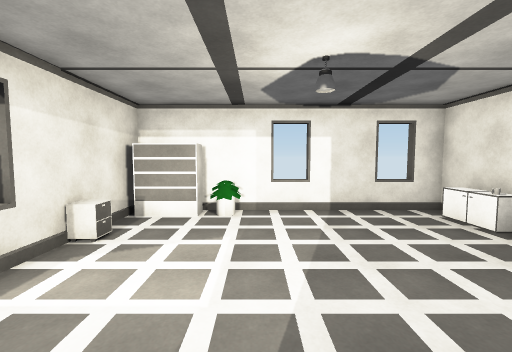
[1] (above)

16 first-person views from a walk through a 3-D level made in the Unity game engine. The camera is 1.5 m above the floor, tilts 4° down and sees 90° across. The floor is counted in squares, 1 m on a side. Each view is taken from the middle of a square. On the plan, view 1 faces up. The plan holds only what a view shows up to about 13 squares ahead; the rest is blank. The player is left out.

[2]
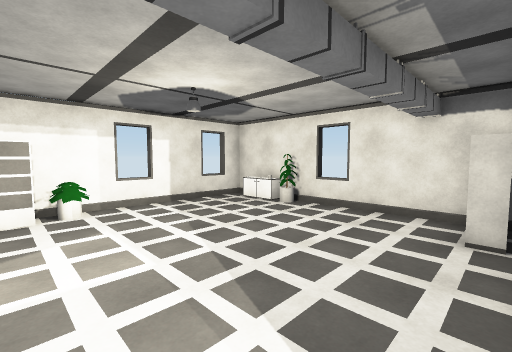

[3]
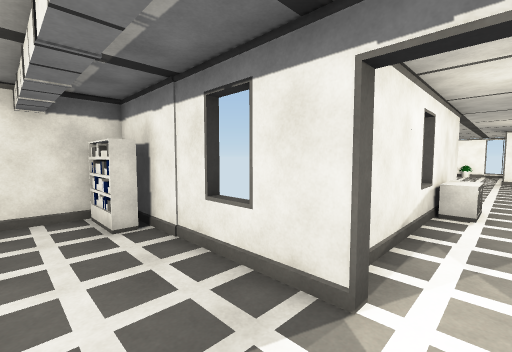

[4]
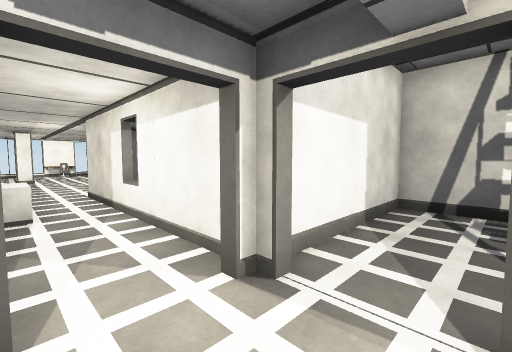

[5]
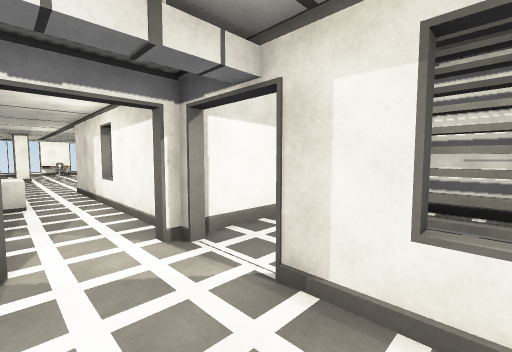

[6]
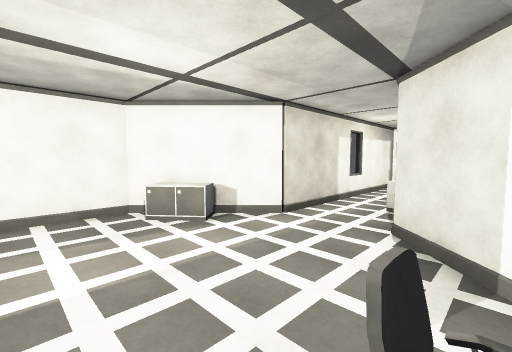

[7]
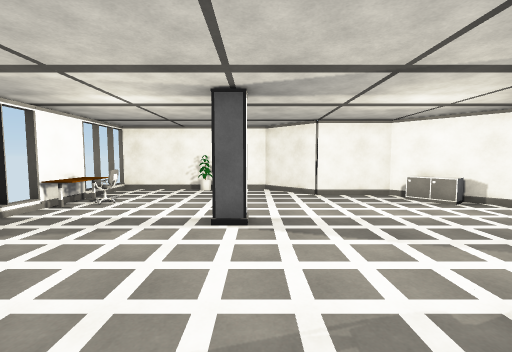

[8]
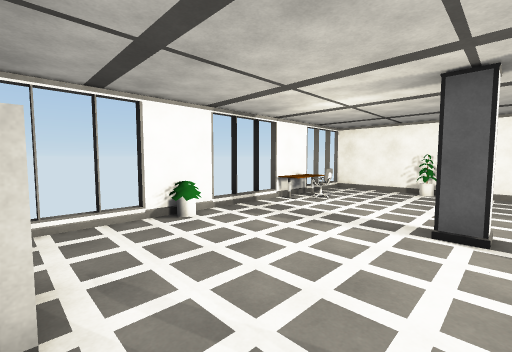

[9]
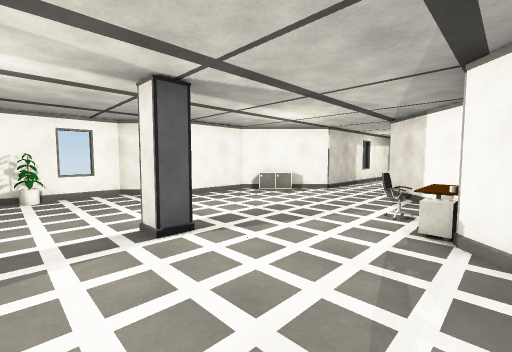

[10]
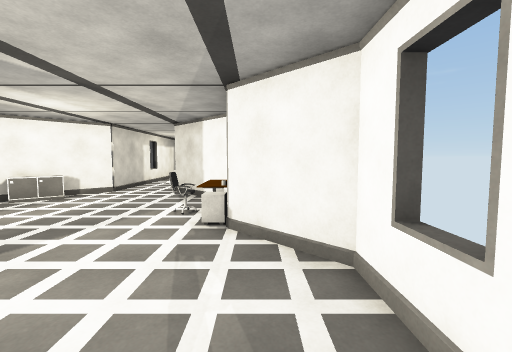

[11]
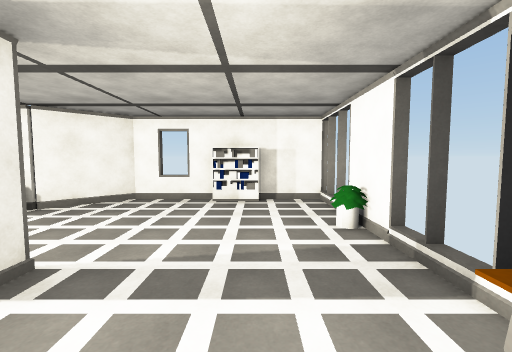

[12]
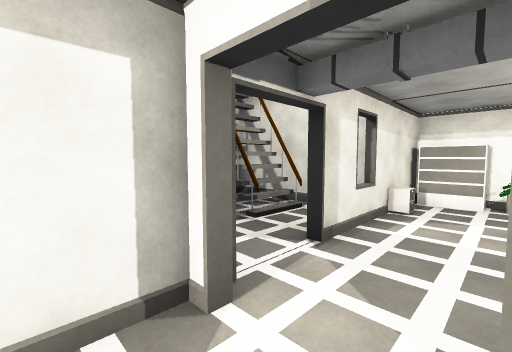

[13]
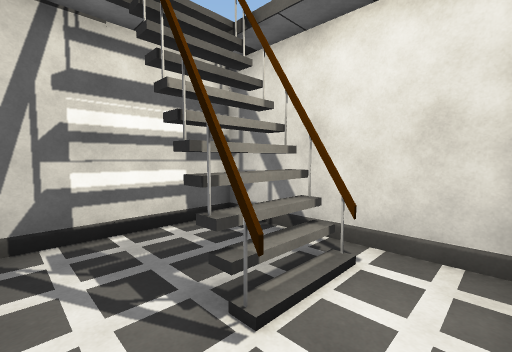

[14]
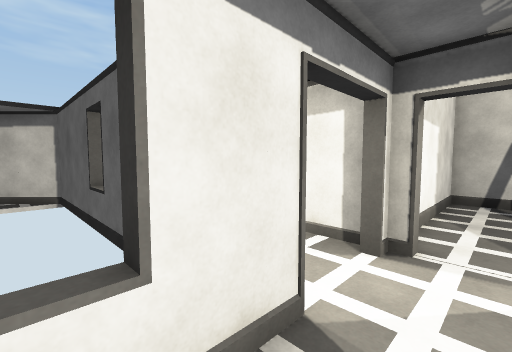

[15]
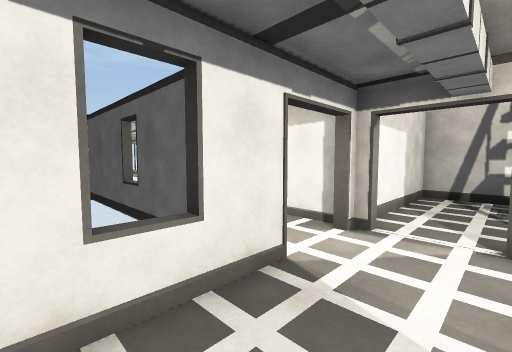

[16]
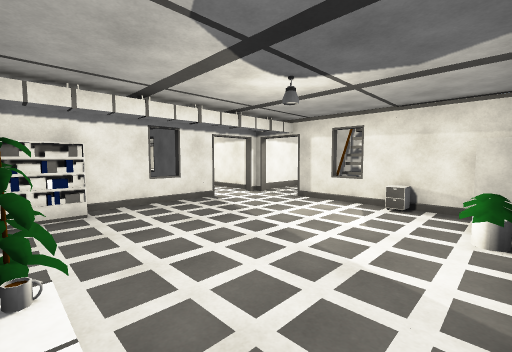

### Floor plan
Points are (right, up) in squares from view 1. A wall is a line through its corners. A room is listed if a view was taken in it or the views show most of it. See-through windows are left out.
Room 1 (views 1, 3, 4, 5, 14, 15, 16)
walls: (-1, -1.4) (3.5, -1.4); (5.4, 6.4) (5.4, 7.4) (-1.6, 7.4); (-3.4, 6.5) (-3.4, 1); (5.4, -0.5) (5.4, 3.5)
ways out: opening at (-2, -1) to room 2; opening at (-3, 0) to room 3
objects: cabinet (-3, 5); shelf (-3, 7) to (-2, 7); other object (-1, 7); shelf (4, -1) to (5, -1); other object (5, 4); mug (5, 5); cabinet (5, 6)
Room 2 (views 2, 6, 7, 8, 9, 10, 11, 12)
walls: (2.1, -13.2) (-0.6, -10.5) (-0.6, -8.4); (4.4, -21.5) (4.4, -18.5) (2.3, -16.5); (-1.6, -25.4) (-0.4, -25.4); (-5.9, -25.4) (-5.4, -25.4); (2.4, -25.4) (3.6, -25.4); (4.4, -25.7) (4.4, -23.4); (-0.6, -6.4) (-0.6, -2.6); (-1, -1.8) (-1, -1.4); (-3.4, -1.6) (-3.4, -10.6) (-6.4, -13.5) (-6.4, -16.5) (-8.4, -18.5) (-8.4, -25.6); (-3, -1.4) (-3, -1.6); (-3.4, -1) (-3.4, -1.4)
ways out: opening at (-2, -1) to room 1
objects: other object (-8, -21); other object (-5, -25) to (-3, -25); chair (-5, -24) to (-4, -24); cabinet (-5, -13) to (-4, -13); pillar (-2, -20); cabinet (-1, -8) to (-1, -7); other object (0, -25) to (1, -25); other object (1, -16) to (2, -14); shelf (4, -23) to (4, -22)
Room 3 (view 13)
walls: (-3.4, 1) (-3.8, 1); (-3.9, 4.4) (-9.4, 4.4) (-9.4, -1.4) (-3.9, -1.4); (-3.8, -1) (-3.4, -1); (-3.4, -1.4) (-3, -1.4)
ways out: opening at (-3, 0) to room 1

Positions as (right, up) in squares from view 1, and headings:
1: (0, 0), facing up
2: (-2, -1), facing up-right
3: (-2, 1), facing down-right
4: (-1, 1), facing down-left
5: (-1, 3), facing down-left
6: (1, -16), facing up-left
7: (4, -19), facing left
8: (4, -19), facing down-left
9: (3, -22), facing up-left
10: (3, -22), facing up
11: (-5, -23), facing right
12: (-1, -3), facing up-left
13: (-4, 0), facing up-left
14: (1, 0), facing down-left
15: (2, 1), facing down-left
16: (5, 7), facing down-left
